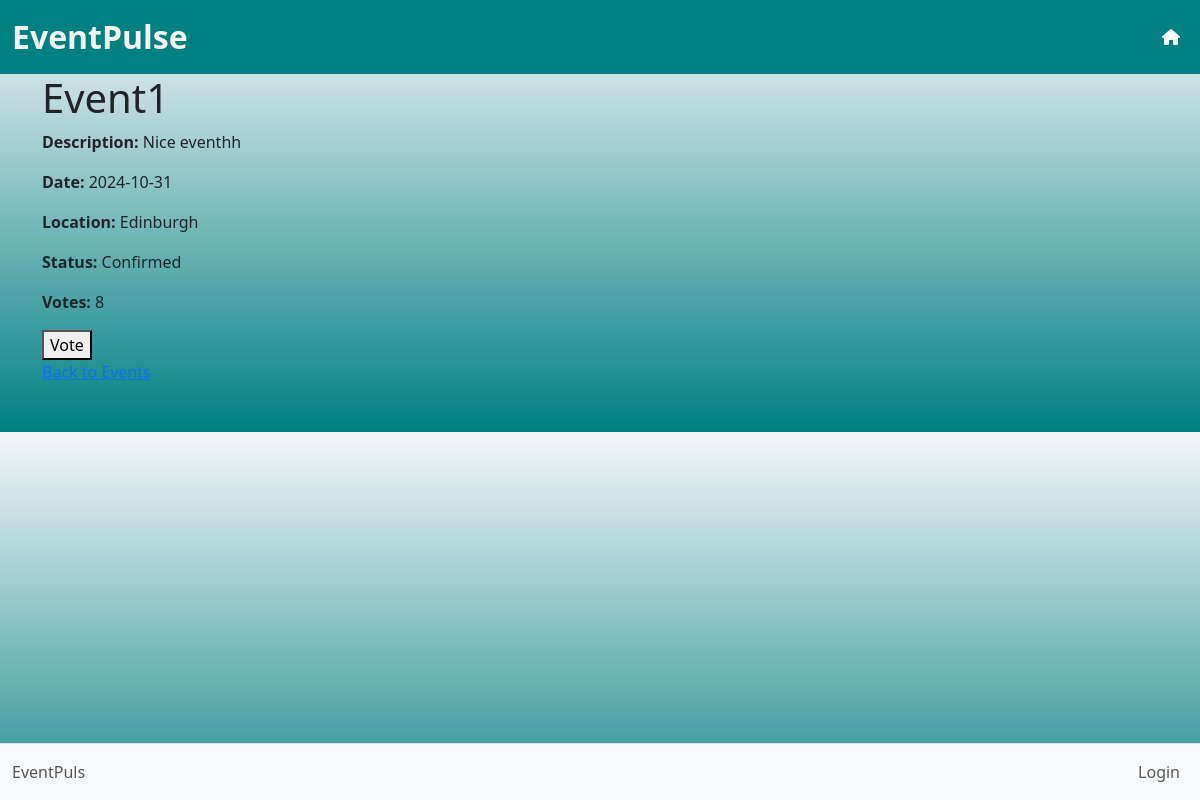
Before: /events/1 with the older database file.
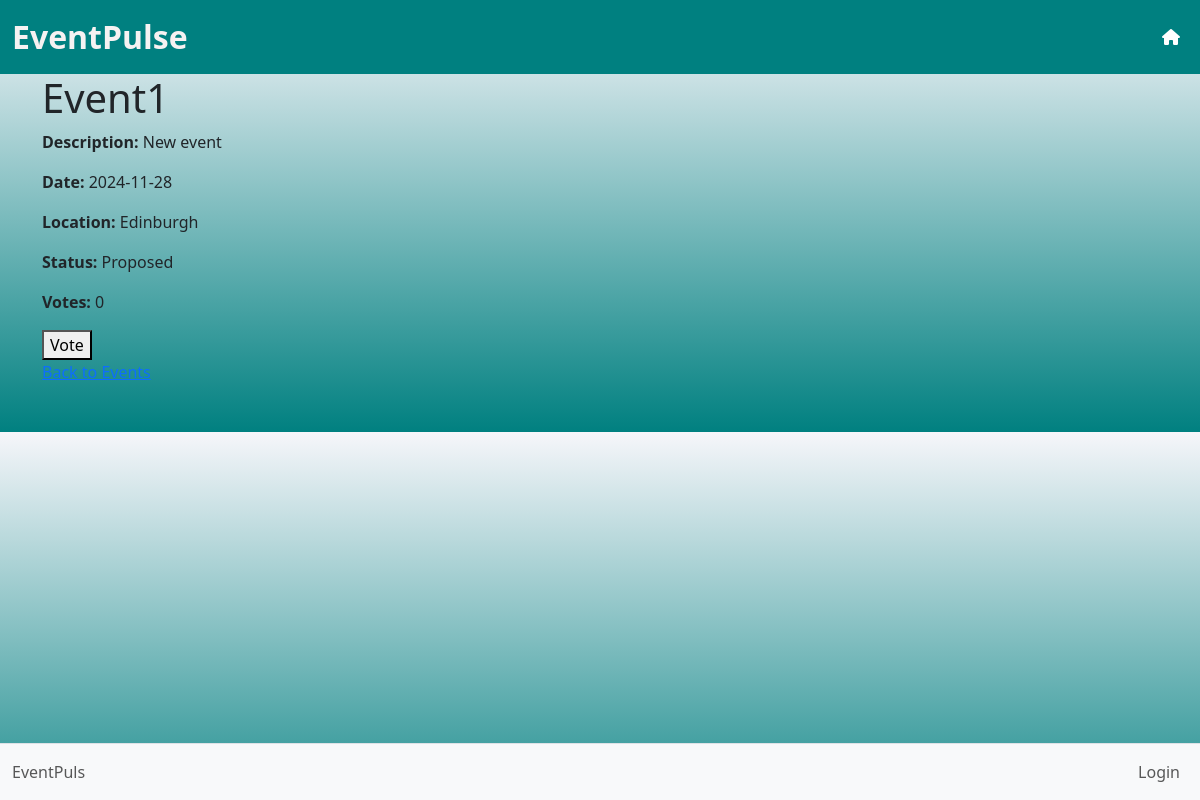
After: the same page with the newer database file.
### app.py (models this page shows)
class Event(db.Model):
    eventId = db.Column(db.Integer, primary_key=True)
    eventName = db.Column(db.String(100), nullable=False)
    description = db.Column(db.Text)
    date = db.Column(db.Date, nullable=False)
    location = db.Column(db.String(100), nullable=False)
    tag = db.Column(db.Enum(EventStatus), nullable=False)
    votes = db.Column(db.Integer, default=0)

### app.py (the view)
@app.route('/events/<int:event_id>', methods=['GET', 'POST'])
def admin_event_detail(event_id):
    event = Event.query.get_or_404(event_id)  # Fetch the event by ID
    if request.method == 'POST':
        event.votes += 1  # Increment the vote count directly on the event object
        db.session.commit()  # Save the changes to the database
        flash('Thank you for your vote!')  # Add a confirmation message
        return redirect(url_for('admin_event_detail', event_id=event_id))
    return render_template('event.html', event=event)

### templates/event.html (shortened to what this page needs)
{% extends 'base.html' %}
{% block content %}
    <h1>{{ event.eventName }}</h1>
    <p><strong>Description:</strong> {{ event.description }}</p>
    <p><strong>Date:</strong> {{ event.date }}</p>
    <p><strong>Location:</strong> {{ event.location }}</p>
    <p><strong>Status:</strong> {{ event.tag.name }}</p>
    <p><strong>Votes:</strong> {{ event.votes }}</p>
    <form action="{{ url_for('admin_event_detail', event_id=event.eventId) }}" method="post">
        <button type="submit">Vote</button>
    </form>
    <a href="{{ url_for('index') }}">Back to Events</a>
{% endblock %}

Changed rows visible on the page:
changed Event "Event1": description "Nice eventhh" → "New event"; date "2024-10-31" → "2024-11-28"; tag.name "Confirmed" → "Proposed"; votes "8" → "0"
